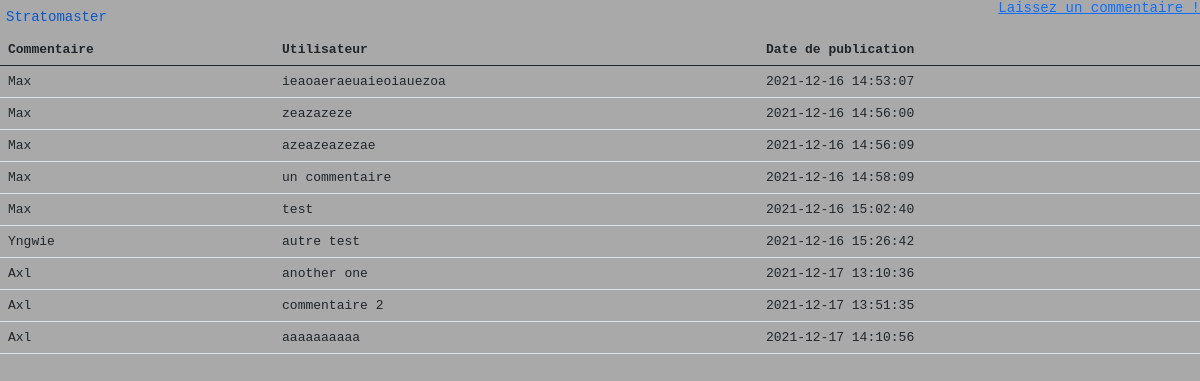
Screenshot of /livre-or.php with the database file from the repository.
### tables this page shows
CREATE TABLE `commentaires` (
  `id` int(11) NOT NULL,
  `commentaire` text NOT NULL,
  `id_utilisateur` int(11) NOT NULL,
  `date` datetime NOT NULL
);

CREATE TABLE `utilisateurs` (
  `id` int(11) NOT NULL,
  `login` varchar(255) NOT NULL,
  `password` varchar(255) NOT NULL
);

### livre-or.php (the view, shortened to what this page needs)
<?php
require_once "config.php";
$select_stmt = $db->prepare("SELECT login, commentaire, date FROM utilisateurs INNER JOIN commentaires WHERE utilisateurs.id = commentaires.id_utilisateur");
$select_stmt-> execute();
$row = $select_stmt->fetchAll(PDO::FETCH_ASSOC);
?>
<html lang="en">
<head>
	<link href="https://cdn.jsdelivr.net/npm/bootstrap@5.1.0/dist/css/bootstrap.min.css" rel="stylesheet">
</head>
    <body>
        <div class="header">
            <a class="logo" href="index.php">Stratomaster</a>
            <form action="livre-or.php" method="post">
            <table class="table">
              <thead>
                <tr>
                  <th scope="col">Commentaire</th>
                  <th scope="col">Utilisateur</th>
                  <th scope="col">Date de publication</th>
                </tr>
              </thead>
              <tbody>
              <a class="commentaire" href="commentaire.php">Laissez un commentaire !</a>
<?php
    foreach ($row as $key => $values){
        echo "<tr>";
        foreach ($values as $key => $value){
        echo "<td>" . $value . "</td>";
}
        echo "</tr>";
}
?>
		    </form>
	    </div>
    </body>
</html>

### livre-or.php (style rules this page uses)
body { font: 14px sans-serif; background-color: darkgrey; font-family: monospace; }
.logo { float: left; color: white; padding: 6px; text-decoration: none; font-size: 14px; line-height: 22px; font-family: monospace; cursor: pointer; }
.commentaire { float:right; }

### rows the page displays
commentaires: id_utilisateur.login "Max", commentaire "ieaoaeraeuaieoiauezoa", date "2021-12-16 14:53:07"
commentaires: id_utilisateur.login "Max", commentaire "zeazazeze", date "2021-12-16 14:56:00"
commentaires: id_utilisateur.login "Max", commentaire "azeazeazezae", date "2021-12-16 14:56:09"
commentaires: id_utilisateur.login "Max", commentaire "un commentaire", date "2021-12-16 14:58:09"
commentaires: id_utilisateur.login "Max", commentaire "test", date "2021-12-16 15:02:40"
commentaires: id_utilisateur.login "Yngwie", commentaire "autre test", date "2021-12-16 15:26:42"
commentaires: id_utilisateur.login "Axl", commentaire "another one", date "2021-12-17 13:10:36"
commentaires: id_utilisateur.login "Axl", commentaire "commentaire 2", date "2021-12-17 13:51:35"
commentaires: id_utilisateur.login "Axl", commentaire "aaaaaaaaaa", date "2021-12-17 14:10:56"
